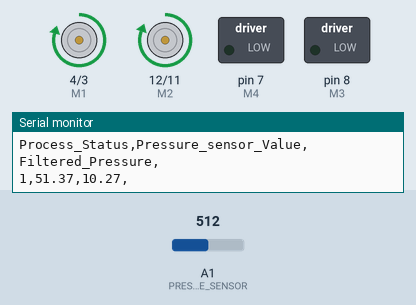
The sketch below on a simulated Arduino Uno, built with avr-gcc and run on an emulated ATmega328P. Parts: direction and speed pins drawn as motors (green arrow = direction pin HIGH = forward, orange = LOW = backward, longer = more drive), switched loads named in the sketch (green lamp = pin HIGH), the last lines printed to the serial monitor. The inputs (shaded band) are chosen by the test bench; at power-on: A1 (PRESSURE_SENSOR) = 512.

Above: at 0.1 s.
At 3.5 s:
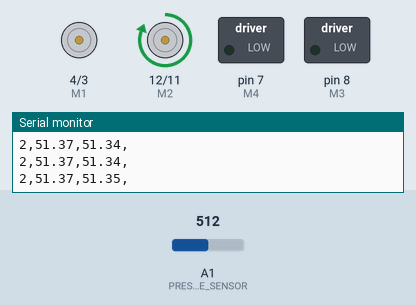
At 9.5 s:
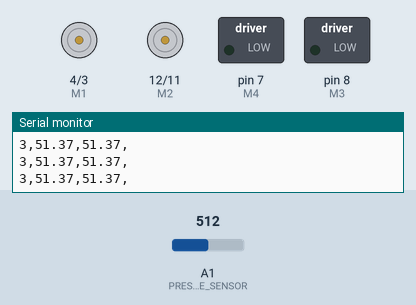
Timing chart, 0 to 14.0 s (numbered marks = the images above):
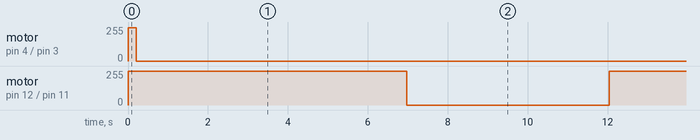

Measured:
- by itself, motor on pin 4 (M1) / pin 3 (E1): stopped → forward 250/255 at 0.00 s, → stopped 0.20 s later
- by itself, motor on pin 12 (M2) / pin 11 (E2): alternates forward 255/255 for 7.1 s and stopped for 5.1 s

The sketch:

Close_loop.ino
```cpp
#include "Arduino.h"


#define PRESSURE_SENSOR (A1)             //  MPX5100 Series Integrated Silicon Pressure Sensor analog input (0 to 100 kPa)

//Arduino PWM Speed Control：
int E1 = 3;    ///<Pump 1 Speed
int M1 = 4;    ///<Pump 1 Direction

int E2 = 11;   ///<Valve 1 Enable
int M2 = 12;  ///<Valve  1 State

const int E3 = 5; ///<Pump 2 Speed
const int M3 = 8; ///<Pump 2 Direction

const int E4 = 6; ///<Valve 2 Enable
const int M4 = 7; ///<Valve 1 Direction

int timecounter = 1;  // Auxiliar variable for controlling the time of the process
bool lock=false;
int stateprocess=0;

//Pressure sensor calibration factors  MPX5100 Series Integrated Silicon Pressure Sensor analog input (0 to 100 kPa)  Vout=Vs(P * 0.009 + 0.04),  Vs=5V = 1024,  P =

const float SensorOffset = 4.44;  //pressure sensor offset
const float SensorGain = 0.109;   // pressure sensor proportional relation

//Pressure filter
float pressure=0;
float pressure_f=0;
float pressure_a=0;
float alpha=0.2;


void setup()
{
  //Motor control shield
    pinMode(M1, OUTPUT);
    pinMode(M2, OUTPUT);
    pinMode(M3, OUTPUT);
    pinMode(M4, OUTPUT);

    pinMode(PRESSURE_SENSOR, INPUT);  // Defining sensor inputs for ADC (Analog digital converter)

    Serial.begin(115200);             // Starting Serial communication with computer baudrate 115200 bps

//Print legend of parameters of the system

    Serial.print("Process_Status");
    Serial.print(",");
    Serial.print("Pressure_sensor_Value");    // pressure data in kpa
    Serial.print(",");
    Serial.print("Filtered_Pressure");    // pressure data in kpa
    Serial.println(",");
}

void loop()
{
timecounter++;
int motorspeed=100;
float Setpoint=20;

// filtering sensing pressure status
float  pressure_sensorValue = (analogRead(PRESSURE_SENSOR)*SensorGain-SensorOffset); //Do maths for calibration
pressure=pressure_sensorValue;
pressure_f=pressure_f+alpha*(pressure-pressure_a);
pressure_a=pressure_f;

//Controlling the time of the process
if (lock == false )     // Inflation process until reach 20 kPa
{
  // Introducion air to the PneuNets
     motor_1_on(250);
     valve_1_on();
     stateprocess=1;
  }
 if ( pressure_f >= 19 )
 {
  lock=true;
  valve_1_on();
  motor_1_off();
  stateprocess=2;
  }
  if ( timecounter > 70 and timecounter <= 120 )
  {
  motor_1_off();
  valve_1_off();
  stateprocess=3;
    }
  if ( timecounter >= 120)
  {
    timecounter=0;
    lock=false;
    stateprocess=4;
    }


    //Print parameters of the system

    Serial.print(stateprocess);    // pressure data in kpa
    Serial.print(",");
    Serial.print(pressure_sensorValue);    // pressure data in kpa
    Serial.print(",");
    Serial.print(pressure_f);    // pressure data in kpa
    Serial.println(",");


    delay(100);   // defining sample time = 100 miliseconds


}


// Motor control functions

void motor_1_on(int motorspeed)
{
  analogWrite(E1, motorspeed);   //PWM Speed Control   value
  digitalWrite(M1,HIGH);
  }

void motor_1_off(void)
{
  analogWrite(E1, 0);   //PWM Speed Control   value
  digitalWrite(M1,HIGH);
  }

  void valve_1_on(void)
{
  analogWrite(E2, 255);   //PWM Speed Control   value
  digitalWrite(M2,HIGH);
  }

void valve_1_off(void)
{
  analogWrite(E2, 0);   //PWM Speed Control   value
  digitalWrite(M2,HIGH);
  }

void motor_2_on(int motorspeed)
{
  analogWrite(E3, motorspeed);   //PWM Speed Control   value
  digitalWrite(M3,HIGH);
  }

void motor_2_off(void)
{
  analogWrite(E3, 0);   //PWM Speed Control   value
  digitalWrite(M3,HIGH);
  }

  void valve_2_on(void)
{
  analogWrite(E4, 255);   //PWM Speed Control   value
  digitalWrite(M4,HIGH);
  }

void valve_2_off(void)
{
  analogWrite(E4, 0);   //PWM Speed Control   value
  digitalWrite(M4,HIGH);
  }
```
